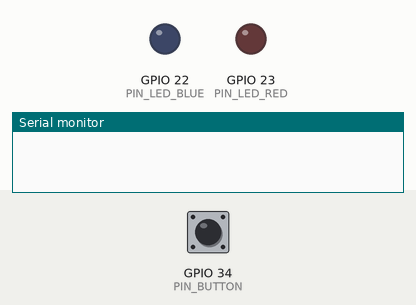
Recording of a program running on a simulated ESP32. On the bench: output pins drawn as LEDs (lit = HIGH), the last lines printed to the serial monitor. The test bench sets the inputs (shaded band); at power-on: GPIO 34 (PIN_BUTTON) LOW. Nothing arrives over Bluetooth unless stated.

Above: at 1.2 s.
1.3 s: GPIO 34 (PIN_BUTTON) pulled HIGH for 3.2 s
At 4.6 s:
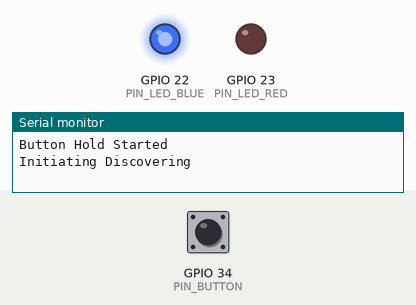
At 34.7 s:
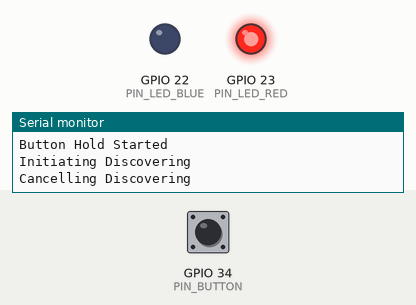
Timing chart, 0 to 35.8 s (numbered marks = the images above; inputs shaded):
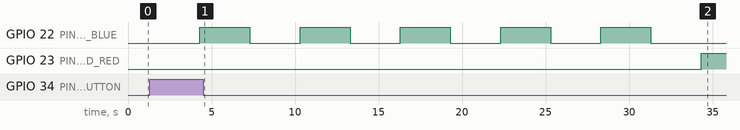

Measured:
- after the input at 1.3 s, GPIO 22 (PIN_LED_BLUE): alternates HIGH for 3.0 s and LOW for 3.0 s, starting after 3.0 s; GPIO 23 (PIN_LED_RED): LOW → HIGH after 33.0 s

The program:

main.cpp
```cpp
#include <Arduino.h>

#include <BLEDevice.h>
#include <BLEUtils.h>
#include <BLEScan.h>
#include <BLEAdvertisedDevice.h>

#define PIN_BUTTON    34 // GPIO34
#define PIN_LED_RED   23 // GPIO23
#define PIN_LED_BLUE  22 // GPIO22

#define UUID_SERVICE          "d91fdc86-46f8-478f-8dec-ebdc0a1188b2"
#define UUID_CHARACTERISTIC   "56100987-749a-4014-bc22-0be2f5af59d0"

BLEScan* pBLEScan;
BLEClient* pBLEClient;
BLERemoteService* pRemoteService;
BLERemoteCharacteristic* pRemoteCharacteristic;
BLEAdvertisedDevice _advertisedDevice;
bool deviceFound = false;
bool clientConnected = false;
unsigned long discoveredAt;

// We use an Enum to define the Mode of our Device
enum DeviceMode {
  Waiting, // Not Discovering, not timed out
  Discovering, // We're in Discovering mode
  Discovered,  // Discovering Succeeded
  Failed,  // Discovering Failed (Timed Out)
};

DeviceMode deviceMode = Waiting; // We are initially Waiting

enum ButtonState {
  ButtonDown, // The button is being pressed/held
  ButtonUp    // The button has been released
};

ButtonState buttonState;

class MyAdvertisedDeviceCallbacks: public BLEAdvertisedDeviceCallbacks {
    void onResult(BLEAdvertisedDevice advertisedDevice) {
      if (clientConnected) { return; };

      if (advertisedDevice.haveServiceUUID() && advertisedDevice.getServiceUUID().toString() == UUID_SERVICE) {
        Serial.printf("Advertised Device: %s \n", advertisedDevice.toString().c_str());
        _advertisedDevice = advertisedDevice;
        deviceFound = true;
        return;
      }
    }
};

inline ButtonState getButtonState() {
  return digitalRead(PIN_BUTTON) == HIGH ? ButtonDown : ButtonUp;
}

unsigned long nextFlash; // This will hold the millis() value of our next Flash
#define INTERVAL_FLASH  500 // This is our Flash Interval (500ms, 0.5 seconds)

inline void flashBlueLED() {
  if (millis() < nextFlash) { return; } // It isn't time yet, so nothing to do.

  digitalWrite(PIN_LED_BLUE, !digitalRead(PIN_LED_BLUE)); // Toggle the LED State

  nextFlash = millis() + INTERVAL_FLASH; // Sets the time it should toggle again.
}

inline void setRedLED(bool ledOn) {
  digitalWrite(PIN_LED_RED, ledOn); // True = HIGH, False = LOW
}

void setup() {
  // Initialise Serial first
  Serial.begin(115200); // Set Serial Monitor to 115200 baud

  BLEDevice::init("Flowduino Auto-Discovery Demo - Slave");

  pBLEScan = BLEDevice::getScan(); //create new scan
  pBLEScan->setAdvertisedDeviceCallbacks(new MyAdvertisedDeviceCallbacks());
  pBLEScan->setActiveScan(true); //active scan uses more power, but get results faster
  pBLEScan->setInterval(100);
  pBLEScan->setWindow(99);  // less or equal setInterval value

  // Set our Pin Modes
  pinMode(PIN_BUTTON, INPUT);     // Button Input
  pinMode(PIN_LED_RED, OUTPUT);   // Red LED Output
  pinMode(PIN_LED_BLUE, OUTPUT);  // Blue LED Output

  // Get the initial state of our Button
  buttonState = getButtonState();
}

unsigned long buttonHoldStart; // The millis() value of the initial Button push down
#define BUTTON_HOLD_TIME  3000 // The number of millis for which we must hold the button
unsigned long discoveryStart; // The millis() value at which Discovering started
#define DISCOVERY_TIMEOUT   30000 // 30 seconds in milliseconds for Timeout

// The Loop routine when our Device is in Waiting Mode
inline void loopWaiting() {
  ButtonState currentState = getButtonState();

  // Down to Up
  if (buttonState == ButtonDown && currentState == ButtonUp) {
    buttonState = currentState; // Update the global variable accordingly
    return; // Need not proceed further
  }

  // Up to Down
  if (buttonState == ButtonUp && currentState == ButtonDown) {
    // The Button was just pressed down...
    buttonHoldStart = millis();
    buttonState = currentState;
    Serial.println("Button Hold Started");
    return; // Need not proceed further
  }

  // Held Down
  if (buttonState == ButtonDown && currentState == ButtonDown && millis() > buttonHoldStart + BUTTON_HOLD_TIME) {
    // We now initiate Discovering!
    Serial.println("Initiating Discovering");
    deviceMode = Discovering;
    setRedLED(false);
    discoveryStart = millis();
    buttonHoldStart = discoveryStart;
  }
}

inline bool connectToDevice() {
  pBLEClient = BLEDevice::createClient();
  Serial.println("Connecting To \"Flowduino Auto-Discovery Demo - Master\"");
  clientConnected = pBLEClient->connect(&_advertisedDevice);

  if (!clientConnected) {
    Serial.println("Connection Failed!");
    return false;
  }

  Serial.println("Connected... let's get the ESPNow Address!");
  pRemoteService = pBLEClient->getService(UUID_SERVICE);
  if (pRemoteService == nullptr) {
    Serial.println("Unable to get our Service from the Controller!");
    return false;
  }

  Serial.println("Service acquired!");

  pRemoteCharacteristic = pRemoteService->getCharacteristic(UUID_CHARACTERISTIC);

  if (pRemoteCharacteristic == nullptr) {
    Serial.println("Couldn't get the pRemoteCharacteristic");
    return false;
  }

  Serial.println("YAY! We got the pRemoteCharacteristic!");

  uint8_t mac[6];
  char macStr[18] = { 0 };
  const char* rawData = pRemoteCharacteristic->readValue().c_str();

  sprintf(macStr, "%02X:%02X:%02X:%02X:%02X:%02X", rawData[0], rawData[1], rawData[2], rawData[3], rawData[4], rawData[5]);

  Serial.print("Value is: ");
  Serial.println(String(macStr));

  deviceMode = Discovered;
  discoveredAt = millis();

  return true;
}

// The Loop routine when our Device is in Discovering Mode
inline void loopDiscovering() {
  flashBlueLED();

  // Scan for BLE Devices
  deviceFound = false;
  BLEScanResults foundDevices = pBLEScan->start(3, false);
  pBLEScan->clearResults();   // delete results fromBLEScan buffer to release memory

  if (deviceFound) {
    if (connectToDevice()) { return; }
  }

  ButtonState currentState = getButtonState();

  // Down to Up
  if (buttonState == ButtonDown && currentState == ButtonUp) {
    buttonState = currentState; // Update the global variable accordingly
    return; // Need not proceed further
  }

  // Up to Down
  if (buttonState == ButtonUp && currentState == ButtonDown) {
    // The Button was just pressed down...
    buttonHoldStart = millis();
    buttonState = currentState;
    Serial.println("Button Hold Started");
    return; // Need not proceed further
  }

  // Held Down OR Timed Out
  if (
       (buttonState == ButtonDown && currentState == ButtonDown && millis() > buttonHoldStart + BUTTON_HOLD_TIME) ||
       (millis() > discoveryStart + DISCOVERY_TIMEOUT)
     ){
    // We now initiate Discovering!
    Serial.println("Cancelling Discovering");
    deviceMode = Waiting;
    setRedLED(true);
    digitalWrite(PIN_LED_BLUE, LOW); // Ensure Blue LED is OFF
    buttonHoldStart = millis();
  }
}

// The Loop routine when our Device is in Discovered Mode
inline void loopDiscovered() {
  if (discoveredAt == 0) {
    discoveredAt = millis();
    return;
  }

  if (millis() > discoveredAt + BUTTON_HOLD_TIME) {
    digitalWrite(PIN_LED_BLUE, LOW);
    deviceMode = Waiting;
    Serial.println("Going back to Waiting mode");
  }
}

void loop() {
  switch (deviceMode) {
    case (Waiting):
      loopWaiting();
      break;
    case (Discovering):
      loopDiscovering();
      break;
    case (Discovered):
      loopDiscovered();
      break;
  }
}
```
